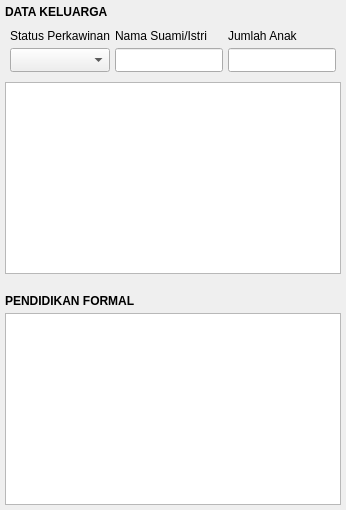
           <widget class="QWidget" name="widget3" native="true">
            <layout class="QGridLayout" name="gridLayout_16">
             <property name="leftMargin">
              <number>0</number>
             </property>
             <property name="topMargin">
              <number>0</number>
             </property>
             <property name="rightMargin">
              <number>0</number>
             </property>
             <property name="bottomMargin">
              <number>0</number>
             </property>
             <property name="horizontalSpacing">
              <number>0</number>
             </property>
             <property name="verticalSpacing">
              <number>10</number>
             </property>
             <item row="0" column="0">
              <widget class="QWidget" name="widget_8" native="true">
               <layout class="QGridLayout" name="gridLayout_9">
                <property name="leftMargin">
                 <number>5</number>
                </property>
                <property name="topMargin">
                 <number>5</number>
                </property>
                <property name="rightMargin">
                 <number>5</number>
                </property>
                <property name="bottomMargin">
                 <number>5</number>
                </property>
                <property name="spacing">
                 <number>5</number>
                </property>
                <item row="1" column="0">
                 <widget class="QWidget" name="widget_7" native="true">
                  <layout class="QGridLayout" name="gridLayout_15">
                   <property name="leftMargin">
                    <number>5</number>
                   </property>
                   <property name="topMargin">
                    <number>5</number>
                   </property>
                   <property name="rightMargin">
                    <number>5</number>
                   </property>
                   <property name="bottomMargin">
                    <number>5</number>
                   </property>
                   <property name="spacing">
                    <number>5</number>
                   </property>
                   <item row="0" column="0">
                    <widget class="QLabel" name="label_38">
                     <property name="text">
                      <string>Status Perkawinan</string>
                     </property>
                    </widget>
                   </item>
                   <item row="0" column="1">
                    <widget class="QLabel" name="label_39">
                     <property name="text">
                      <string>Nama Suami/Istri</string>
                     </property>
                    </widget>
                   </item>
                   <item row="1" column="0">
                    <widget class="QComboBox" name="cbo_status_kawin">
                     <property name="minimumSize">
                      <size>
                       <width>0</width>
                       <height>24</height>
                      </size>
                     </property>
                    </widget>
                   </item>
                   <item row="1" column="1">
                    <widget class="QLineEdit" name="line_nama_istri_suami">
                     <property name="minimumSize">
                      <size>
                       <width>0</width>
                       <height>24</height>
                      </size>
                     </property>
                    </widget>
                   </item>
                   <item row="0" column="2">
                    <widget class="QLabel" name="label_77">
                     <property name="text">
                      <string>Jumlah Anak</string>
                     </property>
                    </widget>
                   </item>
                   <item row="1" column="2">
                    <widget class="QLineEdit" name="line_jumlah_anak">
                     <property name="minimumSize">
                      <size>
                       <width>0</width>
                       <height>24</height>
                      </size>
                     </property>
                    </widget>
                   </item>
                  </layout>
                 </widget>
                </item>
                <item row="2" column="0">
                 <widget class="QTableWidget" name="tbl_daftar_keluarga"/>
                </item>
                <item row="0" column="0">
                 <widget class="QLabel" name="label_44">
                  <property name="font">
                   <font>
                    <weight>75</weight>
                    <bold>true</bold>
                   </font>
                  </property>
                  <property name="text">
                   <string>DATA KELUARGA</string>
                  </property>
                 </widget>
                </item>
               </layout>
              </widget>
             </item>
             <item row="1" column="0">
              <widget class="QWidget" name="widget_10" native="true">
               <layout class="QGridLayout" name="gridLayout_11">
                <property name="leftMargin">
                 <number>5</number>
                </property>
                <property name="topMargin">
                 <number>5</number>
                </property>
                <property name="rightMargin">
                 <number>5</number>
                </property>
                <property name="bottomMargin">
                 <number>5</number>
                </property>
                <property name="spacing">
                 <number>5</number>
                </property>
                <item row="0" column="0">
                 <widget class="QLabel" name="label_52">
                  <property name="font">
                   <font>
                    <weight>75</weight>
                    <bold>true</bold>
                   </font>
                  </property>
                  <property name="text">
                   <string>PENDIDIKAN FORMAL</string>
                  </property>
                 </widget>
                </item>
                <item row="1" column="0">
                 <widget class="QTableWidget" name="tbl_pendidikan_formal"/>
                </item>
               </layout>
              </widget>
             </item>
            </layout>
           </widget>
